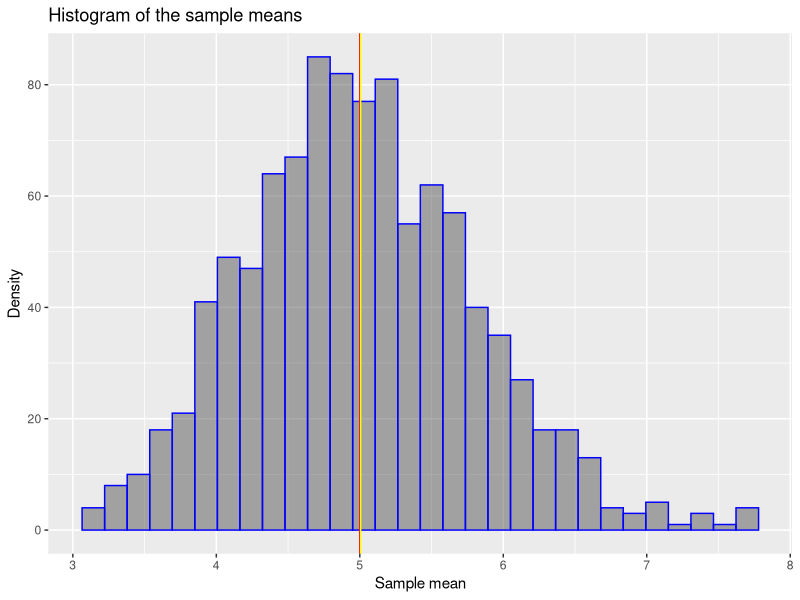
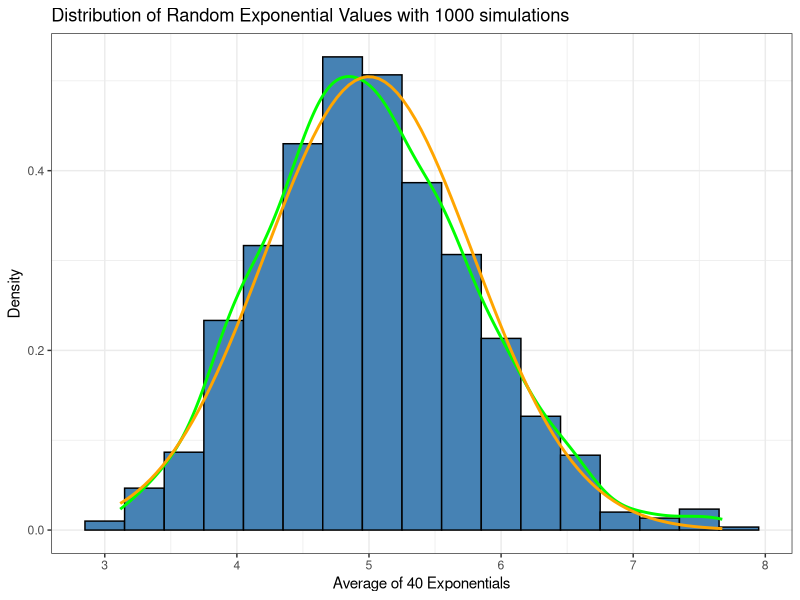
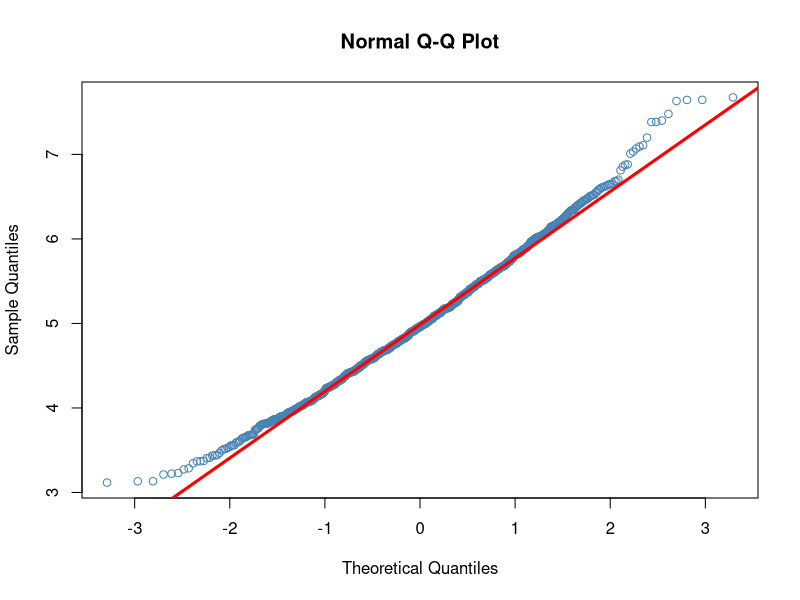

These charts were generated, in order, by the following R code:
## ---- chunk 1
library(ggplot2)
library(knitr)
set.seed(10000) # for reproducability
nosim <- 1000 # no of simulations
n <- 40 # no of exponentials
lambda <- 0.2 # rate parameter 

simdata <- matrix(rexp(nosim * n, rate=lambda), nosim)
sim_mean <- rowMeans(simdata) # row means

# calculate mean, sd and variance of sample exp dist
simdata_mean <- mean(sim_mean)
simdata_sd <- sd(sim_mean)
simdata_var <- var(sim_mean)
t_mean = 1/lambda
t_sd = (1/lambda) * (1/sqrt(n))
t_var = t_sd^2
## ---- chunk 2
# calculate mean, df and variance of theoretical exp dist
actual_mean <- simdata_mean 
theoretical_mean <- 1/ lambda

result1 <-data.frame("Mean"=c(actual_mean,theoretical_mean), 
                     row.names = c("Mean from the samples ","Theoretical mean"))

result1
## ---- chunk 3
sampleMean_data <- as.data.frame (sim_mean)

 ggplot(sampleMean_data, aes(sim_mean))+geom_histogram(alpha=.5, position="identity", col="blue")+geom_vline(xintercept = theoretical_mean, colour="red",show.legend=TRUE)+geom_vline(xintercept = actual_mean, colour="yellow", show.legend=TRUE)+ggtitle ("Histogram of the sample means ")+xlab("Sample mean")+ylab("Density")
## ---- chunk 4
Sample_stats <- c(simdata_mean, simdata_sd, simdata_var)
Theoretical_stats <- c(t_mean, t_sd, t_var)
diff <-
  c(abs(t_mean - simdata_mean),
    abs(t_sd - simdata_sd),
    t_var - simdata_var)
names <- c("Mean", "Std", "Variance")
data.frame(Sample_stats,
           Theoretical_stats,
           diff,
           row.names =  c("Mean", "Std", "Variance"))
## ---- chunk 5
library(ggplot2)
simdata_mean <- data.frame(sim_mean)
ggplot(simdata_mean, aes(sim_mean)) +
    geom_histogram(
        binwidth = .3,
        fill = "steelblue",
        color = "black",
        aes(y = ..density..)
    ) +
    geom_density(color = "green", lwd = 1) +
    labs(title = "Distribution of Random Exponential Values with 1000 simulations",
         x = "Average of 40 Exponentials", y = "Density") +
    stat_function(
        fun = dnorm,
        args = list(mean = t_mean, sd = t_sd),
        color = "orange",
        lwd = 1
    ) +
    theme_bw()

## ---- chunk 6
qqnorm(sim_mean, col="steelblue") # sample distribution
qqline(sim_mean, col="red", lwd=3) #theoretical
